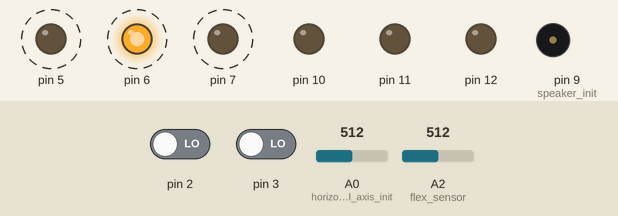
Simulated run of this sketch. Board: Arduino Uno, built with avr-gcc and run on an emulated ATmega328P. Parts: output pins drawn as LEDs (lit = HIGH), buzzer (waves = sounding, pin HIGH). Dashed ring = blinking. Inputs (shaded band) come from the test bench; at power-on: A2 (flex_sensor) = 512, A0 (horizontal_axis_init) = 512, pin 2 LOW, pin 3 LOW.

Above: at 5.46 s.
5.5 s: A2 (flex_sensor) set to 430
9.0 s: A2 (flex_sensor) set to 412
At 9.36 s:
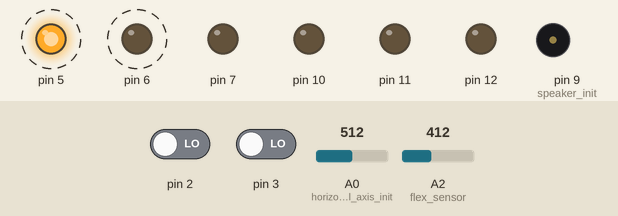
12.5 s: A0 (horizontal_axis_init) set to 212
16.0 s: A0 (horizontal_axis_init) set to 190
At 16.7 s:
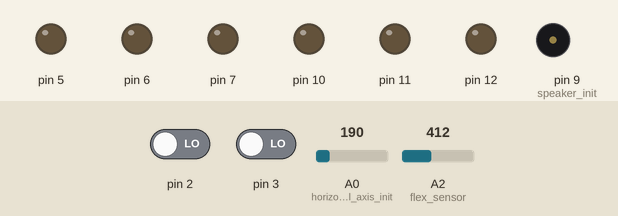
17.5 s: A0 (horizontal_axis_init) set to 210
At 17.65 s:
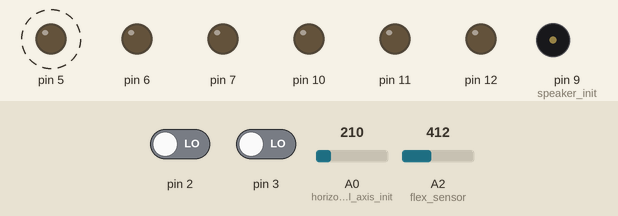
Timing chart, 0 to 22.0 s (numbered marks = the images above; inputs shaded):
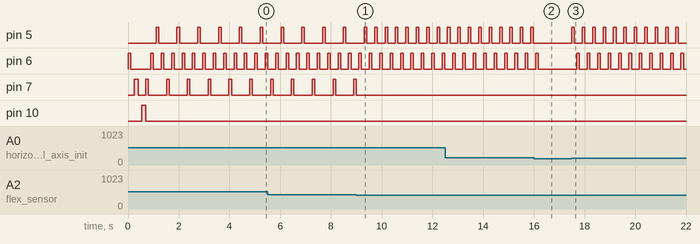

Measured:
- the behaviour switches between 421 and 420 on A2 (flex_sensor) (found by bisection; images 0 and 1)
- the behaviour switches between 201 and 200 on A0 (horizontal_axis_init) (found by bisection; images 1 and 2)
- after the input at 9.0 s, pin 5: alternates HIGH for 0.10 s and LOW for 0.31 s, starting after 0.72 s; pin 7: goes on until 9.0 s, then stays LOW
- after the input at 16.0 s, pin 5: stops changing and stays LOW; pin 6: goes on until 16.2 s, then stays LOW
- after the input at 17.5 s, pin 5: alternates HIGH for 0.10 s and LOW for 0.31 s, starting at once; pin 6: alternates HIGH for 0.10 s and LOW for 0.31 s, starting after 0.20 s
- by itself, pin 5: alternates HIGH for 0.10 s and LOW for 0.72 s
- by itself, pin 6: repeats every 0.41 s: HIGH 0.10 s, LOW 0.31 s
- by itself, pin 7: repeats every 0.82 s: HIGH 0.10 s, LOW 0.72 s

The sketch:

integrationTest.ino
```cpp
void setup() {
  // put your setup code here, to run once:
  pinInit();

  digitalWrite(6,HIGH);
  delay(100);
  digitalWrite(6,LOW);
  delay(150);
  digitalWrite(7,HIGH);
  delay(150);
  digitalWrite(7,LOW);
  delay(150);
  digitalWrite(10,HIGH);
  delay(150);
  digitalWrite(10,LOW);
}

void loop() {
  // put your main code here, to run repeatedly

//  if(digitalRead(3) == HIGH)
//  {
//    for(int threeLoops = 300; threeLoops > 0; threeLoops--)
//    {
//      switch(threeLoops%3+1)
//      {
//        int counter = 300;
//        case 3:
//          digitalWrite(10,HIGH);
//          delay(20);
//
//          while(counter>0)
//          {
//            if(digitalRead(A0) == HIGH || digitalRead(A1) == HIGH)
//            {
//              flash(5);
//              delay(10);
//              break;
//            }
//            else if(digitalRead(1) == HIGH || digitalRead(2) == HIGH || digitalRead(4) == HIGH  || analogRead(A2) < 400)
//            {
//              flash(7);
//              delay(10);
//              break;
//            }
//            else
//            {
//              flash(6);
//              delay(10);
//            }
//            counter--;
//          }
//          break;
//        case 2:
//          digitalWrite(11,HIGH);
//          delay(20);
//
//          while(counter>0)
//          {
//
//            else if(digitalRead(A0) == HIGH || digitalRead(A1) == HIGH || analogRead(A2) < 400)
//            {
//              flash(7);
//              delay(10);
//              break;
//            }
//            else
//            {
//              flash(6);
//              delay(10);
//            }
//            counter--;
//          }
//          break;
//        case 1:
//          digitalWrite(12,HIGH);
//          delay(20);
//
//          while(counter>0)
//          {
//            if(analogRead(A2) < 400)
//            {
//              flash(5);
//
//            }
//            else if(digitalRead(A0) == HIGH || digitalRead(A1) == HIGH || digitalRead(1) == HIGH || digitalRead(2) == HIGH || digitalRead(4) == HIGH)
//            {
//              flash(7);
//              delay(10);
//              break;
//            }
//            else
//            {
//              flash(6);
//              delay(10);
//            }
//            counter--;
//          }
//          break;
//      }
//      threeLoops--;
//    }
      if(analogRead(A2) > 420)// || analogRead(A1) > 800)
      {
        flash(7);
        flash(6);
        delay(10);
      }
      if(analogRead(A0) > 200)
      {
        flash(5);
        flash(6);
        delay(10);
      }
      if(digitalRead(3) == HIGH)
      {
        flash(5);
        flash(7);
        delay(10);
      }
      if(digitalRead(2) == HIGH)
      {
        flash(5);
        flash(6);
        flash(7);
        delay(10);
      }
//      if(digitalRead(1) == HIGH || digitalRead(2) == HIGH || digitalRead(4) == HIGH)
//      {
//        flash(6);
//        delay(10);
//      }
//      if(analogRead(A2) > 450)
//      {
//        flash(7);
//        delay(10);
//      }

//  }
}

void pinInit()
{
   //speaker
  pinMode(9,OUTPUT);//speaker init

  //SD card
  //pinMode(17,OUTPUT);//SD MOSI init
  //pinMode(18,INPUT);//SD MISO init
  //pinMode(19,INPUT);//SD clock init

  //Joystick
  pinMode(A0,INPUT);//horizontal axis init
  pinMode(A1,INPUT);//vertical axis init

  //Flex sensor
  pinMode(A2,INPUT);//flex sensor, potentially should be INPUT_PULLUP

  //Frets
  pinMode(1,INPUT);
  pinMode(2,INPUT);
  pinMode(4,INPUT);

  //Start button
  pinMode(3,INPUT);

  //LEDs, 5 green, 6 yellow, 7 red
  pinMode(5, OUTPUT);
  pinMode(6, OUTPUT);
  pinMode(7, OUTPUT);
  //digitalWrite(5,LOW);
  //digitalWrite(6,LOW);
  //digitalWrite(7,LOW);

  //LEDs replacing sounds
  pinMode(10,OUTPUT);
  pinMode(11,OUTPUT);
  pinMode(12,OUTPUT);
  //digitalWrite(10,LOW);
  //digitalWrite(11,LOW);
  //digitalWrite(12,LOW);

  return;
}

void flash(int pinout)
{
    digitalWrite(pinout,HIGH);
    delay(100);
    digitalWrite(pinout,LOW);
    delay(100);
    return;
}
```
